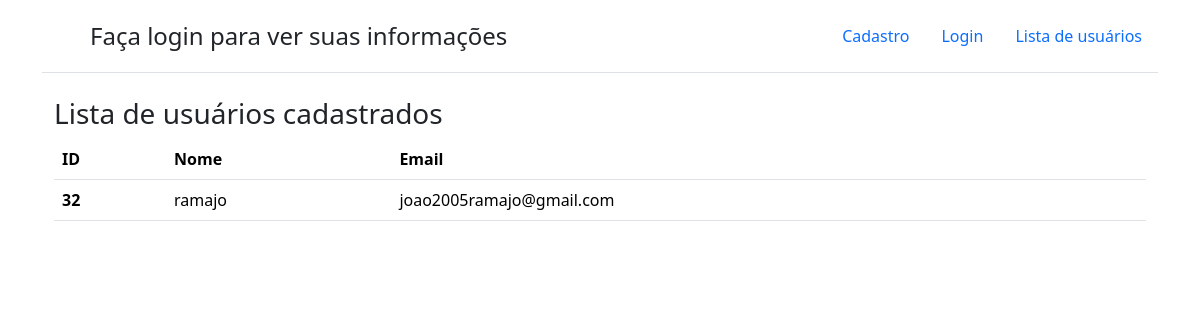
Before: /src/views/lista.php with the older database file.
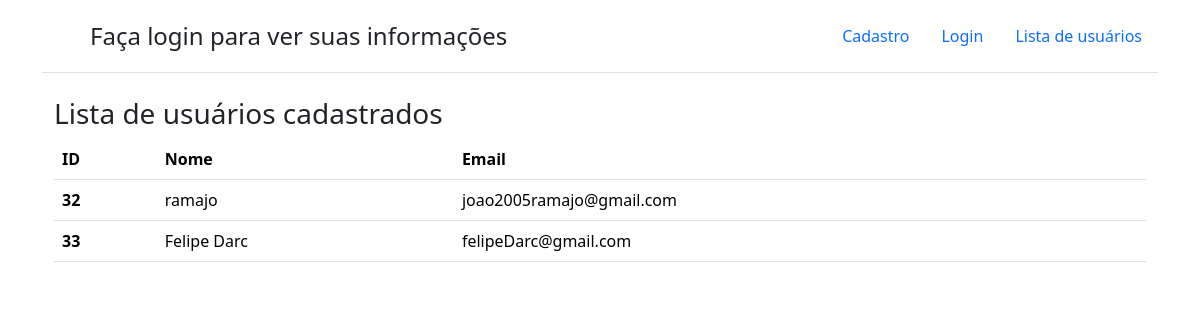
After: the same page with the newer database file.
### tables this page shows
CREATE TABLE user(
    id INTEGER PRIMARY KEY AUTOINCREMENT,
    nome TEXT NOT NULL, 
    email TEXT NOT NULL UNIQUE,
    senha TEXT NOT NULL
);

### src/classes/rdg/UserGateway.php (called while the page is built, shortened)
<?php
class UserGateway
{
    private static $conn;
    private $data;
    public function __set($prop, $value)
    {
        $this->data[$prop] = $value;
    }
    public function __get($prop)
    {
        return $this->data[$prop];
    }
    public static function setConnection(PDO $conn)
    {
        self::$conn = $conn;
    }
    public static function all(){
        $sql = "SELECT * FROM user";
        $result = self::$conn->query($sql);
        return $result->fetchAll(PDO::FETCH_CLASS, __CLASS__);
    }
}

### src/views/lista.php (the view, shortened to what this page needs)
<!doctype html>
<html lang="pt-BR">
<head>
    <link href="https://cdn.jsdelivr.net/npm/bootstrap@5.3.5/dist/css/bootstrap.min.css" rel="stylesheet">
    <link rel="stylesheet" href="https://cdn.jsdelivr.net/npm/bootstrap-icons@1.11.1/font/bootstrap-icons.css">
</head>
<?php
try {
    $users = UserGateway::all();
} catch (Exception $e) {
    echo $e->getMessage();
}
?>
<body>
    <div class="container">
        <header class="d-flex flex-wrap justify-content-center py-3 mb-4 border-bottom">
            <a href="./index.php" class="d-flex align-items-center mb-3 mb-md-0 me-md-auto text-dark text-decoration-none">
                <svg class="bi me-2" width="40" height="32">
                    <use xlink:href="#bootstrap" />
                </svg>
                <?php
                if (isset($_SESSION['id'])) {
                    echo "<span class='fs-4'>Olá " . $user->nome  . "</span>";
                } else {
                    echo "<span class='fs-4'>Faça login para ver suas informações</span";
                }
                ?>
            </a>
            <ul class="nav nav-pills">
                <li class="nav-item">
                    <a href="./index.php" class="nav-link">
                        Cadastro
                    </a>
                </li>
                <li class="nav-item">
                    <a href="./login.php" class="nav-link">
                        Login
                    </a>
                </li>
                <li class="nav-item">
                    <a href="./lista.php" class="nav-link">
                        Lista de usuários
                    </a>
                </li>
            </ul>
        </header>
        <div class="container">
            <h2 class="fs-3">Lista de usuários cadastrados </h2>
            <table class="table">
                <thead>
                    <tr>
                        <th scope="col">ID</th>
                        <th scope="col">Nome</th>
                        <th scope="col">Email</th>
                    </tr>
                </thead>
                <tbody>
                    <?php
                    if ($users) {
                        foreach ($users as $user) {
                            echo "
                            <tr>
                                <th scope='row'>{$user->id}</th>
                                <td>{$user->nome}</td>
                                <td>{$user->email}</td>
                            </tr>";
                        }
                    }else{
                        echo "<p class='alert alert-warning w-75 mx-auto'>Sem usuários para visualizar</p>";
                    }
                    ?>
                </tbody>
            </table>
        </div>
    </div>
</body>
</html>

Changed rows visible on the page:
added user: id "33", nome "Felipe Darc", email "felipeDarc@gmail.com"
